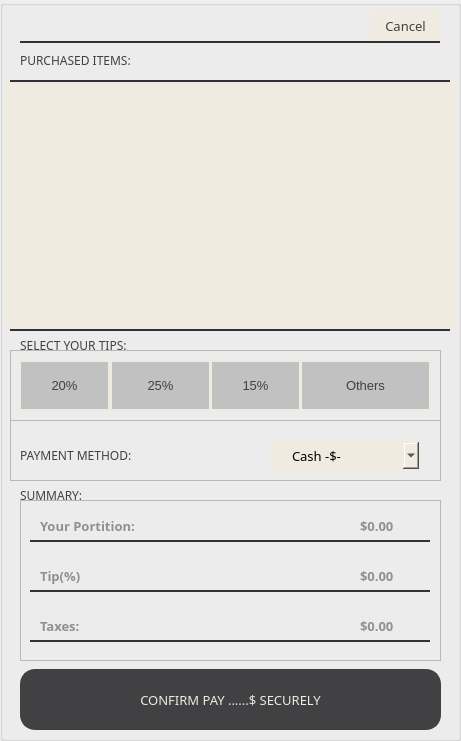
    <widget class="QGroupBox" name="groupBox">
     <property name="geometry">
      <rect>
       <x>953</x>
       <y>40</y>
       <width>461</width>
       <height>741</height>
      </rect>
     </property>
     <property name="styleSheet">
      <string notr="true">QGroupBox{border:2px solid  rgb(65, 64, 66);border-radius:5px;margin-top: 1ex;color: ;background-color:rgb(240, 235, 225);} QGroupBox::title{subcontrol-origin: margin;subcontrol-position:top left;padding:0 3px;}
color: rgb(0, 0, 0);
font: 12pt &quot;Segoe UI&quot;;</string>
     </property>
     <property name="title">
      <string/>
     </property>
     <widget class="QPlainTextEdit" name="plainTextEdit">
      <property name="geometry">
       <rect>
        <x>5</x>
        <y>80</y>
        <width>451</width>
        <height>251</height>
       </rect>
      </property>
      <property name="minimumSize">
       <size>
        <width>200</width>
        <height>200</height>
       </size>
      </property>
      <property name="styleSheet">
       <string notr="true">QPlainTextEdit {
	background-color: rgb(240, 235, 225);
	border-radius: 5px;
	padding: 10px;
}
QPlainTextEdit:hover {
	border: 2px solid rgb(64, 71, 88);
}
QPlainTextEdit:focus {
	border: 2px solid rgb(91, 101, 124);
}</string>
      </property>
     </widget>
     <widget class="QPushButton" name="pushButton_45">
      <property name="geometry">
       <rect>
        <x>370</x>
        <y>10</y>
        <width>71</width>
        <height>31</height>
       </rect>
      </property>
      <property name="font">
       <font>
        <family>Rockwell Nova</family>
        <pointsize>10</pointsize>
       </font>
      </property>
      <property name="styleSheet">
       <string notr="true">QPushButton {
	background-color: rgb(240, 235, 225);
	border: 2px solid rgb(240, 235, 225);
	color: rgb(65, 64, 66);
}
QPushButton:hover {
	border: 2px solid rgb(65, 64, 66);
	background-color: rgb(65, 64, 66);
	color: rgb(240, 235, 225);
}
QPushButton:pressed {	
	border: 2px solid rgb(65, 64, 66);
	background-color: rgb(65, 64, 66);
	color: rgb(240, 235, 225);
}</string>
      </property>
      <property name="text">
       <string>Cancel</string>
      </property>
     </widget>
     <widget class="QFrame" name="frame_52">
      <property name="geometry">
       <rect>
        <x>20</x>
        <y>41</y>
        <width>420</width>
        <height>2</height>
       </rect>
      </property>
      <property name="styleSheet">
       <string notr="true">background-color: rgb(65, 64, 66);</string>
      </property>
      <property name="frameShape">
       <enum>QFrame::StyledPanel</enum>
      </property>
      <property name="frameShadow">
       <enum>QFrame::Raised</enum>
      </property>
     </widget>
     <widget class="QLabel" name="label_87">
      <property name="geometry">
       <rect>
        <x>20</x>
        <y>45</y>
        <width>151</width>
        <height>31</height>
       </rect>
      </property>
      <property name="font">
       <font>
        <family>Rockwell Nova</family>
        <pointsize>9</pointsize>
        <weight>50</weight>
        <bold>false</bold>
       </font>
      </property>
      <property name="styleSheet">
       <string notr="true">color: rgb(65, 64, 66);
background-color:transparent;</string>
      </property>
      <property name="text">
       <string>PURCHASED ITEMS:</string>
      </property>
     </widget>
     <widget class="QFrame" name="frame_53">
      <property name="geometry">
       <rect>
        <x>10</x>
        <y>80</y>
        <width>440</width>
        <height>2</height>
       </rect>
      </property>
      <property name="styleSheet">
       <string notr="true">background-color: rgb(65, 64, 66);</string>
      </property>
      <property name="frameShape">
       <enum>QFrame::StyledPanel</enum>
      </property>
      <property name="frameShadow">
       <enum>QFrame::Raised</enum>
      </property>
     </widget>
     <widget class="QFrame" name="frame_54">
      <property name="geometry">
       <rect>
        <x>10</x>
        <y>329</y>
        <width>440</width>
        <height>2</height>
       </rect>
      </property>
      <property name="styleSheet">
       <string notr="true">background-color: rgb(65, 64, 66);</string>
      </property>
      <property name="frameShape">
       <enum>QFrame::StyledPanel</enum>
      </property>
      <property name="frameShadow">
       <enum>QFrame::Raised</enum>
      </property>
     </widget>
     <widget class="QPushButton" name="pushButton_48">
      <property name="geometry">
       <rect>
        <x>20</x>
        <y>669</y>
        <width>421</width>
        <height>61</height>
       </rect>
      </property>
      <property name="font">
       <font>
        <family>Rockwell Nova</family>
        <pointsize>10</pointsize>
       </font>
      </property>
      <property name="styleSheet">
       <string notr="true">QPushButton {
	border: 2px solid rgb(65, 64, 66);
	border-radius: 15px;	
	background-color: rgb(65, 64, 66);
	color: rgb(240, 235, 225);
}
QPushButton:hover {
	background-color: rgb(240, 235, 225);
	border: 2px solid rgb(240, 235, 225);
	color: rgb(65, 64, 66);
}
QPushButton:pressed {	
	border: 2px solid rgb(65, 64, 66);
	border-radius: 15px;	
	background-color: rgb(65, 64, 66);
	color: rgb(240, 235, 225);
}</string>
      </property>
      <property name="text">
       <string>CONFIRM PAY ......$ SECURELY</string>
      </property>
     </widget>
     <widget class="QLabel" name="label_94">
      <property name="geometry">
       <rect>
        <x>20</x>
        <y>330</y>
        <width>151</width>
        <height>31</height>
       </rect>
      </property>
      <property name="font">
       <font>
        <family>Rockwell Nova</family>
        <pointsize>9</pointsize>
        <weight>50</weight>
        <bold>false</bold>
       </font>
      </property>
      <property name="styleSheet">
       <string notr="true">color: rgb(65, 64, 66);
background-color:transparent;</string>
      </property>
      <property name="text">
       <string>SELECT YOUR TIPS:</string>
      </property>
     </widget>
     <widget class="QFrame" name="frame_64">
      <property name="geometry">
       <rect>
        <x>10</x>
        <y>350</y>
        <width>431</width>
        <height>71</height>
       </rect>
      </property>
      <property name="styleSheet">
       <string notr="true">QPushButton {
	background-color: rgb(193, 193, 193);
	border: 2px solid rgb(240, 235, 225);
	color: rgb(65, 64, 66);
}
QPushButton:hover {
	border: 2px solid rgb(65, 64, 66);
	background-color: rgb(65, 64, 66);
	color: rgb(240, 235, 225);
}
QPushButton:pressed {	
	border: 2px solid rgb(65, 64, 66);
	background-color: rgb(65, 64, 66);
	color: rgb(240, 235, 225);
}</string>
      </property>
      <property name="frameShape">
       <enum>QFrame::StyledPanel</enum>
      </property>
      <property name="frameShadow">
       <enum>QFrame::Raised</enum>
      </property>
      <widget class="QPushButton" name="pushButton_58">
       <property name="geometry">
        <rect>
         <x>290</x>
         <y>10</y>
         <width>131</width>
         <height>51</height>
        </rect>
       </property>
       <property name="font">
        <font>
         <pointsize>10</pointsize>
        </font>
       </property>
       <property name="styleSheet">
        <string notr="true"/>
       </property>
       <property name="text">
        <string>Others</string>
       </property>
      </widget>
      <widget class="QPushButton" name="pushButton_59">
       <property name="geometry">
        <rect>
         <x>100</x>
         <y>10</y>
         <width>101</width>
         <height>51</height>
        </rect>
       </property>
       <property name="font">
        <font>
         <pointsize>10</pointsize>
        </font>
       </property>
       <property name="styleSheet">
        <string notr="true"/>
       </property>
       <property name="text">
        <string>25%</string>
       </property>
      </widget>
      <widget class="QPushButton" name="pushButton_60">
       <property name="geometry">
        <rect>
         <x>200</x>
         <y>10</y>
         <width>91</width>
         <height>51</height>
        </rect>
       </property>
       <property name="font">
        <font>
         <pointsize>10</pointsize>
        </font>
       </property>
       <property name="styleSheet">
        <string notr="true"/>
       </property>
       <property name="text">
        <string>15%</string>
       </property>
      </widget>
      <widget class="QPushButton" name="pushButton_61">
       <property name="geometry">
        <rect>
         <x>9</x>
         <y>10</y>
         <width>91</width>
         <height>51</height>
        </rect>
       </property>
       <property name="font">
        <font>
         <pointsize>10</pointsize>
        </font>
       </property>
       <property name="styleSheet">
        <string notr="true"/>
       </property>
       <property name="text">
        <string>20%</string>
       </property>
      </widget>
     </widget>
     <widget class="QLabel" name="label_95">
      <property name="geometry">
       <rect>
        <x>20</x>
        <y>480</y>
        <width>151</width>
        <height>31</height>
       </rect>
      </property>
      <property name="font">
       <font>
        <family>Rockwell Nova</family>
        <pointsize>9</pointsize>
        <weight>50</weight>
        <bold>false</bold>
       </font>
      </property>
      <property name="styleSheet">
       <string notr="true">color: rgb(65, 64, 66);
background-color:transparent;</string>
      </property>
      <property name="text">
       <string>SUMMARY:</string>
      </property>
     </widget>
     <widget class="QFrame" name="frame_65">
      <property name="geometry">
       <rect>
        <x>20</x>
        <y>500</y>
        <width>421</width>
        <height>161</height>
       </rect>
      </property>
      <property name="frameShape">
       <enum>QFrame::StyledPanel</enum>
      </property>
      <property name="frameShadow">
       <enum>QFrame::Raised</enum>
      </property>
      <widget class="QLabel" name="label_90">
       <property name="geometry">
        <rect>
         <x>340</x>
         <y>10</y>
         <width>61</width>
         <height>31</height>
        </rect>
       </property>
       <property name="font">
        <font>
         <family>Rockwell Nova</family>
         <pointsize>10</pointsize>
         <weight>75</weight>
         <bold>true</bold>
        </font>
       </property>
       <property name="styleSheet">
        <string notr="true">color: rgb(144, 144, 144);
background-color:transparent;</string>
       </property>
       <property name="text">
        <string>$0.00</string>
       </property>
      </widget>
      <widget class="QLabel" name="label_89">
       <property name="geometry">
        <rect>
         <x>20</x>
         <y>10</y>
         <width>151</width>
         <height>31</height>
        </rect>
       </property>
       <property name="font">
        <font>
         <family>Rockwell Nova</family>
         <pointsize>10</pointsize>
         <weight>75</weight>
         <bold>true</bold>
        </font>
       </property>
       <property name="styleSheet">
        <string notr="true">color: rgb(144, 144, 144);
background-color:transparent;</string>
       </property>
       <property name="text">
        <string>Your Portition:</string>
       </property>
      </widget>
      <widget class="QFrame" name="frame_59">
       <property name="geometry">
        <rect>
         <x>10</x>
         <y>40</y>
         <width>400</width>
         <height>2</height>
        </rect>
       </property>
       <property name="styleSheet">
        <string notr="true">background-color: rgb(65, 64, 66);</string>
       </property>
       <property name="frameShape">
        <enum>QFrame::StyledPanel</enum>
       </property>
       <property name="frameShadow">
        <enum>QFrame::Raised</enum>
       </property>
      </widget>
      <widget class="QLabel" name="label_96">
       <property name="geometry">
        <rect>
         <x>340</x>
         <y>60</y>
         <width>61</width>
         <height>31</height>
        </rect>
       </property>
       <property name="font">
        <font>
         <family>Rockwell Nova</family>
         <pointsize>10</pointsize>
         <weight>75</weight>
         <bold>true</bold>
        </font>
       </property>
       <property name="styleSheet">
        <string notr="true">color: rgb(144, 144, 144);
background-color:transparent;</string>
       </property>
       <property name="text">
        <string>$0.00</string>
       </property>
      </widget>
      <widget class="QLabel" name="label_97">
       <property name="geometry">
        <rect>
         <x>20</x>
         <y>60</y>
         <width>151</width>
         <height>31</height>
        </rect>
       </property>
       <property name="font">
        <font>
         <family>Rockwell Nova</family>
         <pointsize>10</pointsize>
         <weight>75</weight>
         <bold>true</bold>
        </font>
       </property>
       <property name="styleSheet">
        <string notr="true">color: rgb(144, 144, 144);
background-color:transparent;</string>
       </property>
       <property name="text">
        <string>Tip(%)</string>
       </property>
      </widget>
      <widget class="QFrame" name="frame_66">
       <property name="geometry">
        <rect>
         <x>10</x>
         <y>90</y>
         <width>400</width>
         <height>2</height>
        </rect>
       </property>
       <property name="styleSheet">
        <string notr="true">background-color: rgb(65, 64, 66);</string>
       </property>
       <property name="frameShape">
        <enum>QFrame::StyledPanel</enum>
       </property>
       <property name="frameShadow">
        <enum>QFrame::Raised</enum>
       </property>
      </widget>
      <widget class="QLabel" name="label_98">
       <property name="geometry">
        <rect>
         <x>340</x>
         <y>110</y>
         <width>61</width>
         <height>31</height>
        </rect>
       </property>
       <property name="font">
        <font>
         <family>Rockwell Nova</family>
         <pointsize>10</pointsize>
         <weight>75</weight>
         <bold>true</bold>
        </font>
       </property>
       <property name="styleSheet">
        <string notr="true">color: rgb(144, 144, 144);
background-color:transparent;</string>
       </property>
       <property name="text">
        <string>$0.00</string>
       </property>
      </widget>
      <widget class="QFrame" name="frame_67">
       <property name="geometry">
        <rect>
         <x>10</x>
         <y>140</y>
         <width>400</width>
         <height>2</height>
        </rect>
       </property>
       <property name="styleSheet">
        <string notr="true">background-color: rgb(65, 64, 66);</string>
       </property>
       <property name="frameShape">
        <enum>QFrame::StyledPanel</enum>
       </property>
       <property name="frameShadow">
        <enum>QFrame::Raised</enum>
       </property>
      </widget>
      <widget class="QLabel" name="label_99">
       <property name="geometry">
        <rect>
         <x>20</x>
         <y>110</y>
         <width>151</width>
         <height>31</height>
        </rect>
       </property>
       <property name="font">
        <font>
         <family>Rockwell Nova</family>
         <pointsize>10</pointsize>
         <weight>75</weight>
         <bold>true</bold>
        </font>
       </property>
       <property name="styleSheet">
        <string notr="true">color: rgb(144, 144, 144);
background-color:transparent;</string>
       </property>
       <property name="text">
        <string>Taxes:</string>
       </property>
      </widget>
     </widget>
     <widget class="QFrame" name="frame_68">
      <property name="geometry">
       <rect>
        <x>10</x>
        <y>420</y>
        <width>431</width>
        <height>61</height>
       </rect>
      </property>
      <property name="frameShape">
       <enum>QFrame::StyledPanel</enum>
      </property>
      <property name="frameShadow">
       <enum>QFrame::Raised</enum>
      </property>
      <widget class="QLabel" name="label_100">
       <property name="geometry">
        <rect>
         <x>10</x>
         <y>20</y>
         <width>181</width>
         <height>31</height>
        </rect>
       </property>
       <property name="font">
        <font>
         <family>Rockwell Nova</family>
         <pointsize>9</pointsize>
         <weight>50</weight>
         <bold>false</bold>
        </font>
       </property>
       <property name="styleSheet">
        <string notr="true">color: rgb(65, 64, 66);
background-color:transparent;</string>
       </property>
       <property name="text">
        <string>PAYMENT METHOD:</string>
       </property>
      </widget>
      <widget class="QComboBox" name="comboBox">
       <property name="geometry">
        <rect>
         <x>260</x>
         <y>20</y>
         <width>151</width>
         <height>31</height>
        </rect>
       </property>
       <property name="font">
        <font>
         <family>Rockwell Nova</family>
         <pointsize>10</pointsize>
        </font>
       </property>
       <property name="styleSheet">
        <string notr="true">QComboBox{
	background-color: rgb(240, 235, 225);
	border-radius: 5px;
	border: 2px solid rgb(240, 235, 225);
	padding: 5px;
	padding-left: 20px;
}
QComboBox:hover{
	border: 2px solid rgb(65, 64, 66);
}
QComboBox QAbstractItemView {
	color:  rgb(65, 64, 66);
	background-color: rgb(240, 235, 225);
	padding: 10px;
	selection-background-color:  rgb(240, 235, 225);
}</string>
       </property>
       <property name="editable">
        <bool>false</bool>
       </property>
       <property name="insertPolicy">
        <enum>QComboBox::NoInsert</enum>
       </property>
       <item>
        <property name="text">
         <string>Cash -$-</string>
        </property>
       </item>
       <item>
        <property name="text">
         <string>Credit Card</string>
        </property>
       </item>
       <item>
        <property name="text">
         <string>Visa Card</string>
        </property>
       </item>
      </widget>
     </widget>
    </widget>
